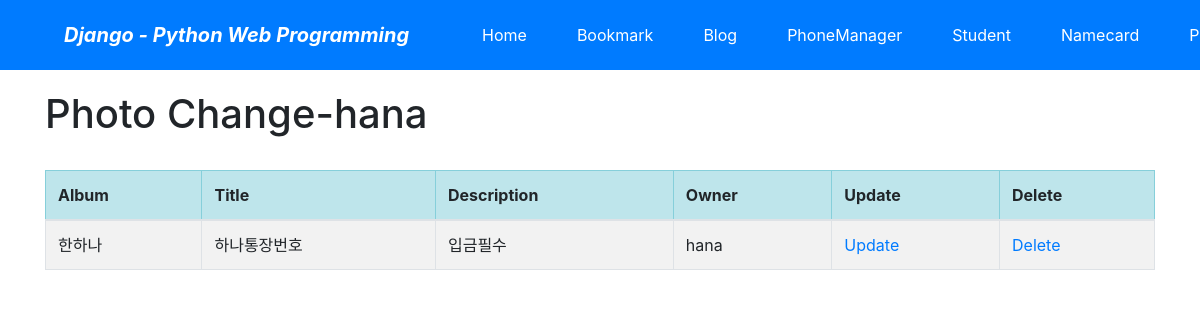
/photo/photo/change/ (signed in), run on the app's committed database.
### photo/models.py (models this page shows, shortened)
class Photo(models.Model):
    album= models.ForeignKey(Album, on_delete=models.CASCADE)
    title=models.CharField('TITLE', max_length=30)
    description=models.TextField('Photo Description', blank=True)
    image=ThumbnailImageField('IMAGE',upload_to='photo/%Y/%m')
    upload_dt=models.DateTimeField('UPLOAD DATE', auto_now_add=True)
    owner = models.ForeignKey('auth.User', on_delete=models.CASCADE, verbose_name='OWNER', blank=True, null=True)
    class Meta:
        ordering=('title',)

class Album(models.Model):
    name=models.CharField('NAME', max_length=30)
    description=models.CharField('One Line Description', max_length=100, blank=True)
    owner = models.ForeignKey('auth.User', on_delete=models.CASCADE, verbose_name='OWNER', blank=True, null=True)
    class Meta:
        ordering=('name',)
    def __str__(self):
        return self.name

### photo/views.py (the view)
# urls.py: path('photo/change/', views.PhotoChangeLV.as_view(), name='photo_change'),
class PhotoChangeLV(LoginRequiredMixin, ListView):
    model = Photo
    template_name = 'photo/photo_change_list.html'
    def get_queryset(self):
        return Photo.objects.filter(owner=self.request.user)

### photo/templates/photo/photo_change_list.html (shortened to what this page needs)
{% extends "base.html" %}
{% block content %}
<h1>Photo Change-{{user}}</h1>
<br>
<table class="table table-bordered table-condensed table-striped">
    <thead>
    <tr class="table-info">
        <th>Album</th>
        <th>Title</th>
        <th>Description</th>
        <th>Owner</th>
        <th>Update</th>
        <th>Delete</th>
    </tr>
    </thead>
    <tbody>
    {% for item in object_list %}
    <tr>
        <td>{{item.album}}</td>
        <td>{{item.title}}</td>
        <td>{{item.description}}</td>
        <td>{{item.owner}}</td>
        <td><a href="{% url 'photo:photo_update' item.id %}">Update</a> </td>
        <td><a href="{% url 'photo:photo_delete' item.id %}">Delete</a> </td>
    </tr>
    {% endfor %}
    </tbody>
</table>
{% endblock %}

### data on the page
Photo: album "한하나", title "하나통장번호", description "입금필수", owner "hana"

### other printed values
{{ user }} "hana"
